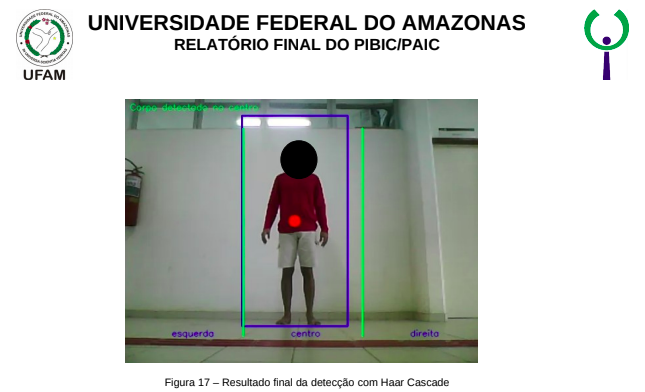
#> input picture pibic 2.png, 645 x 392 px, given in place of the camera
$ python visao.py
#> lines starting #> are read from the running program, lines starting #| are printed output that depends on the picture; after the words box and inside, x2 and y2 are one past the last pixel; in counts of white or black regions, pixels touching at a corner belong together
import cv2
import numpy as np
import imutils
import serial

flag_a = False;
flag_b = False;
flag_c = False;

comunicacao = serial.Serial('/dev/ttyACM0', 9600)
def escreve(imagem, texto, posixao_x, posixao_y, cor = (255, 0, 0)):
	fonte = cv2.FONT_HERSHEY_SIMPLEX
	cv2.putText(imagem, texto, (posixao_x, posixao_y), fonte, 0.5, cor, 0, cv2.LINE_AA)

# fim da funcao escreve

def detecta_por_cor(imagem, cor):

	global posicao_atual
	global posicao_anterior

	if cor == 'verde':
		limite_inferior = np.array([40, 100,  100])
		limite_superior = np.array([80, 255, 255])
	elif cor == 'azul':
		limite_inferior = np.array([100, 100, 100])
		limite_superior = np.array([140, 255, 255])
	elif cor == 'amarelo':
		limite_inferior = np.array([10, 100, 100])
		limite_superior = np.array([50, 255, 255])
	elif cor == 'vermelho':
		limite_inferior = np.array([160, 100, 100])
		limite_superior = np.array([200, 255, 255])

	imagem_hsv = cv2.cvtColor(imagem, cv2.COLOR_BGR2HSV)

	matiz, saturacao, valor = cv2.split(imagem_hsv)
	imagem_hsv = cv2.merge((matiz, saturacao, valor))

	imagem_segmentada = cv2.inRange(imagem_hsv, limite_inferior, limite_superior)

	elemento_estruturante = cv2.getStructuringElement(cv2.MORPH_ELLIPSE, (5,5))
	imagem_primeiro_tratamento = cv2.morphologyEx(imagem_segmentada, cv2.MORPH_OPEN, elemento_estruturante)
	imagem_segundo_tratamento = cv2.morphologyEx(imagem_primeiro_tratamento, cv2.MORPH_CLOSE, elemento_estruturante)


	modo  = cv2.RETR_TREE
	metodo = cv2.CHAIN_APPROX_SIMPLE

	contornos, hierarquia = cv2.findContours(imagem_segundo_tratamento, modo, metodo)

	if len(contornos) > 0:
		contorno = contornos[0]
		posicao_x, posicao_y, largura, altura = cv2.boundingRect(contorno)
		posicao_x = posicao_x - 20
		posicao_y = posicao_y - 20
		imagem = cv2.rectangle(imagem, (posicao_x, posicao_y), (posicao_x+largura+40, posicao_y+altura+40), (0,255,0), 3)
		(posicao_a, posicao_b), raio = cv2.minEnclosingCircle(contorno)
		centro = (int(posicao_a), int(posicao_b))
		imagem = cv2.circle(imagem, centro, 10, (0,0,255), -1)

		if posicao_a < 200:
			escreve(imagem, 'Objeto detectado na esquerda', 10, 20, cor=(0,255,0))
			global flag_a
			global flag_b
			global flag_c
			if flag_a == False:
				comunicacao.write(b'2')
				flag_a = True
				flag_b = False
				flag_c = False
		elif posicao_a > 200 and posicao_a < 400:
			escreve(imagem, 'Objeto detectado no centro', 10, 20, cor=(0,255,0))

			if flag_b == False:
				comunicacao.write(b'3')
				flag_b = True
				flag_a = False
				flag_c = False
		else:
			escreve(imagem, 'Objeto detectado na direita', 10, 20, cor=(0,255,0))

			if flag_c == False:
				comunicacao.write(b'1')
				flag_c = True
				flag_a = False
				flag_b = False


# fim da funcao detecta por cor

def captura():
	cap = cv2.VideoCapture(0)

	while(True):

		_, frame = cap.read()
#> frame is the input picture: shape (392, 645, 3); mean B, G, R 198.6, 202.6, 199.3
		imagem = imutils.resize(frame, width = 600)
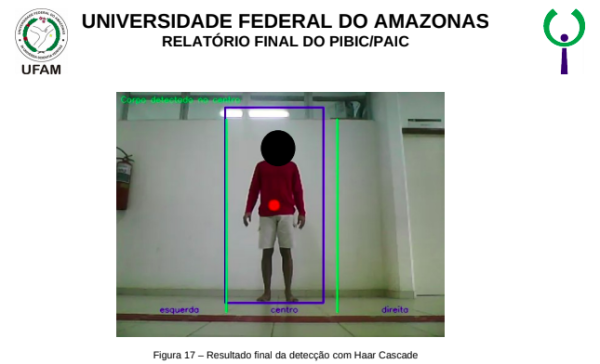
#> imagem: shape (364, 600, 3); mean B, G, R 198.6, 202.6, 199.3

		detecta_por_cor(imagem, 'verde')
#> in detecta_por_cor, `imagem_hsv = cv2.cvtColor(imagem, cv2.COLOR_BGR2HSV)`: imagem_hsv: shape (364, 600, 3); mean H, S, V 24.1, 19.3, 205
#> in detecta_por_cor, `matiz, saturacao, valor = cv2.split(imagem_hsv)`:
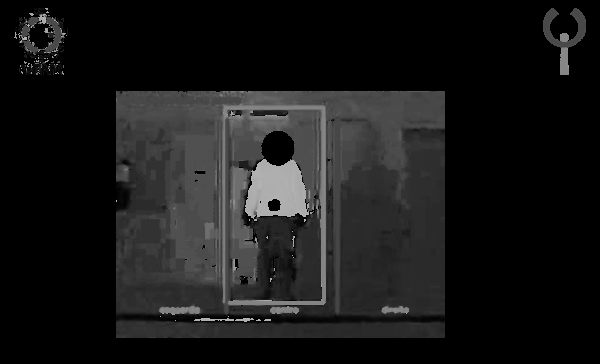
#> matiz: shape (364, 600); min 0, max 179, mean 24.1
#> in detecta_por_cor, `matiz, saturacao, valor = cv2.split(imagem_hsv)`:
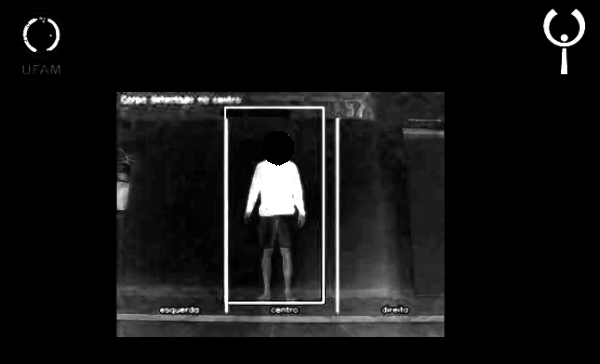
#> saturacao: shape (364, 600); min 0, max 255, mean 19.3
#> in detecta_por_cor, `matiz, saturacao, valor = cv2.split(imagem_hsv)`:
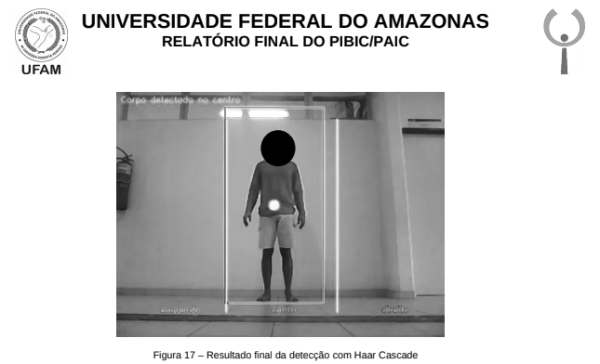
#> valor: shape (364, 600); min 0, max 255, mean 205
#> in detecta_por_cor, `imagem_segmentada = cv2.inRange(imagem_hsv, limite_inferior, limite_su..`:
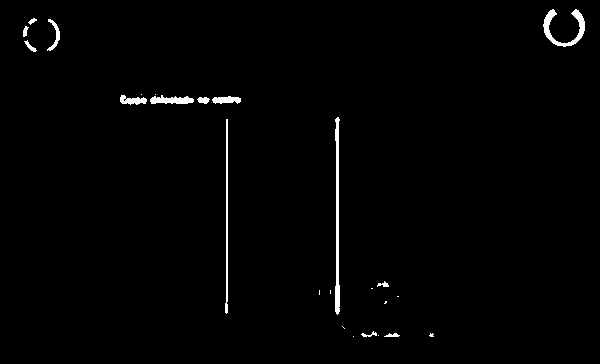
#> imagem_segmentada: shape (364, 600); 1.2% white; 25 white regions (11 under 20 px), largest, box (x1, y1, x2, y2) and area: (335, 117, 340, 315) 660, (543, 9, 585, 47) 502, (225, 119, 228, 314) 397
#> in detecta_por_cor, `imagem_primeiro_tratamento = cv2.morphologyEx(imagem_segmentada, cv2.M..`:
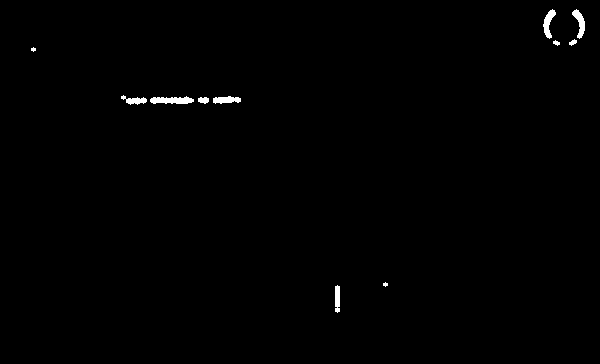
#> imagem_primeiro_tratamento: shape (364, 600); 0.55% white; 11 white regions (2 under 20 px), largest, box (x1, y1, x2, y2) and area: (150, 96, 194, 104) 256, (543, 9, 556, 39) 185, (572, 9, 585, 39) 183
#> in detecta_por_cor, `imagem_segundo_tratamento = cv2.morphologyEx(imagem_primeiro_tratament..`: imagem_segundo_tratamento: shape (364, 600); 0.57% white; 7 white regions (2 under 20 px)
#> in detecta_por_cor, `contornos, hierarquia = cv2.findContours(imagem_segundo_tratamento, mo..`: contornos = 7 contours, 3 with area under 20; largest, box (x1, y1, x2, y2) and area: (121, 95, 241, 105) 515, (569, 9, 585, 46) 182, (543, 9, 556, 39) 153, (335, 285, 340, 313) 102
#> in detecta_por_cor, `contorno = contornos[0]`: contorno = contour of 10 points, box (x1, y1, x2, y2) (335, 285, 340, 313), area 102
#> in detecta_por_cor, `posicao_x, posicao_y, largura, altura = cv2.boundingRect(contorno)`: posicao_x = 335; posicao_y = 285; largura = 5; altura = 28
#> in detecta_por_cor, `posicao_x = posicao_x - 20`: posicao_x = 315
#> in detecta_por_cor, `posicao_y = posicao_y - 20`: posicao_y = 265
#> in detecta_por_cor, `(posicao_a, posicao_b), raio = cv2.minEnclosingCircle(contorno)`: posicao_a = 337; posicao_b = 298.5; raio = 13.5
#> in detecta_por_cor, `centro = (int(posicao_a), int(posicao_b))`: centro = (337, 298)
#> in escreve, `cv2.putText(imagem, texto, (posixao_x, posixao_y), fonte, 0.5, cor, 0,..`:
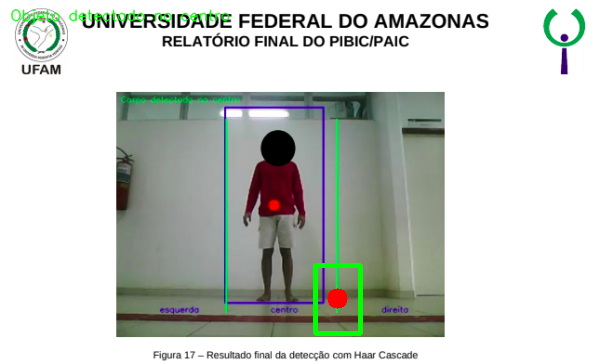
#> imagem: shape (364, 600, 3); mean B, G, R 197.5, 203.2, 198.5

		#cv2.imshow('Imagem Original', frame)
		cv2.imshow('Deteccao', imagem)

		k = cv2.waitKey(5) & 0xFF
#> (key Esc is pressed here)

		if k == 27:
			break

	cap.release()
	cv2.destroyAllWindows()

captura()

$ run again, on pibic01.png
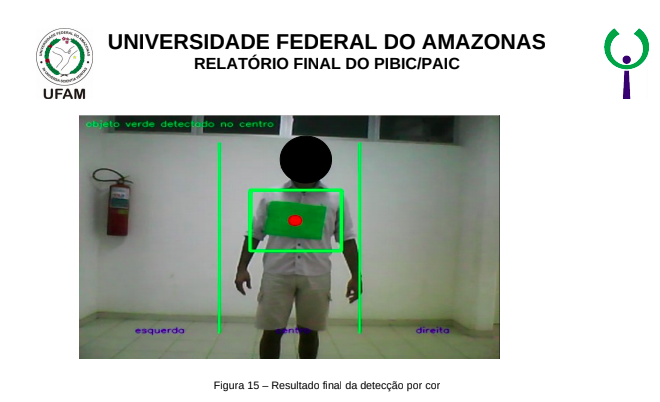
#> input picture pibic01.png, 660 x 402 px, given in place of the camera
#> in captura, frame is the input picture: shape (402, 660, 3); mean B, G, R 193.3, 200, 193.9
#> imagem_hsv: shape (365, 600, 3); mean H, S, V 22.7, 19.5, 200.6
#> in detecta_por_cor, `imagem_segmentada = cv2.inRange(imagem_hsv, limite_inferior, limite_su..`:
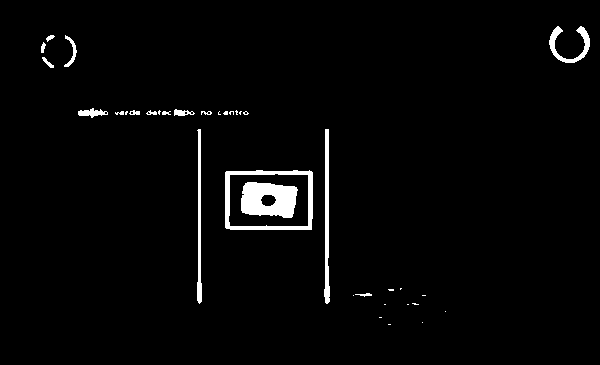
#> imagem_segmentada: shape (365, 600); 2.4% white; 36 white regions (19 under 20 px), largest, box (x1, y1, x2, y2) and area: (241, 182, 298, 218) 1571, (225, 170, 313, 230) 1200, (324, 129, 330, 304) 713
#> imagem_primeiro_tratamento: shape (365, 600); 1.4% white; 17 white regions (2 under 20 px), largest, box (x1, y1, x2, y2) and area: (241, 182, 297, 218) 1566, (306, 170, 313, 220) 248, (225, 171, 232, 217) 230
#> imagem_segundo_tratamento: shape (365, 600); 1.4% white; 16 white regions (2 under 20 px)
#> contornos = 17 contours, 3 with area under 20; largest, box (x1, y1, x2, y2) and area: (241, 182, 297, 218) 1617, (306, 170, 313, 220) 196, (225, 171, 232, 217) 180, (261, 194, 276, 207) 142, (577, 26, 590, 51) 126
#> contorno = contour of 14 points, box (x1, y1, x2, y2) (324, 285, 330, 303), area 70
#> in detecta_por_cor, `posicao_x, posicao_y, largura, altura = cv2.boundingRect(contorno)`: posicao_x = 324; posicao_y = 285; largura = 6; altura = 18
#> in detecta_por_cor, `posicao_x = posicao_x - 20`: posicao_x = 304
#> in detecta_por_cor, `posicao_y = posicao_y - 20`: posicao_y = 265
#> posicao_a = 327; posicao_b = 293.5; raio = 8.5
#> centro = (327, 293)
#> in escreve, `cv2.putText(imagem, texto, (posixao_x, posixao_y), fonte, 0.5, cor, 0,..`:
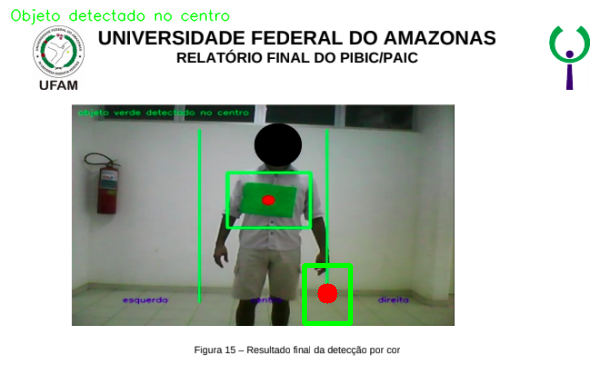
#> imagem: shape (365, 600, 3); mean B, G, R 192, 200.4, 192.9

$ run again, on pibic3.png
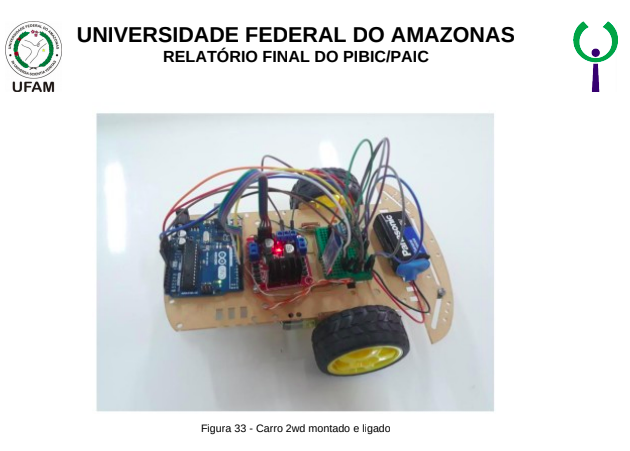
#> input picture pibic3.png, 630 x 451 px, given in place of the camera
#> in captura, frame is the input picture: shape (451, 630, 3); mean B, G, R 215.9, 215.9, 214.9
#> imagem_hsv: shape (429, 600, 3); mean H, S, V 37.1, 16.8, 220.2
#> in detecta_por_cor, `imagem_segmentada = cv2.inRange(imagem_hsv, limite_inferior, limite_su..`:
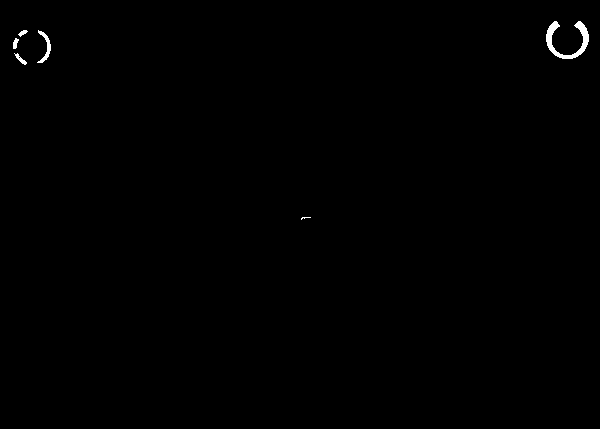
#> imagem_segmentada: shape (429, 600); 0.32% white; 6 white regions (1 under 20 px), largest, box (x1, y1, x2, y2) and area: (546, 21, 589, 59) 532, (37, 30, 51, 63) 144, (14, 53, 27, 65) 53, (13, 38, 19, 49) 43, (18, 30, 28, 37) 35
#> imagem_primeiro_tratamento: shape (429, 600); 0.2% white; 4 white regions (1 under 20 px), largest, box (x1, y1, x2, y2) and area: (570, 21, 589, 59) 255, (546, 21, 559, 52) 192, (554, 51, 565, 59) 46
#> imagem_segundo_tratamento: shape (429, 600); 0.2% white; 3 white regions (1 under 20 px)
#> contornos = 3 contours, 1 with area under 20; largest, box (x1, y1, x2, y2) and area: (570, 21, 589, 59) 212, (546, 21, 565, 59) 197
#> contorno = contour of 10 points, box (x1, y1, x2, y2) (21, 30, 26, 35), area 10
#> in detecta_por_cor, `posicao_x, posicao_y, largura, altura = cv2.boundingRect(contorno)`: posicao_x = 21; posicao_y = 30; largura = 5
#> in detecta_por_cor, `posicao_x = posicao_x - 20`: posicao_x = 1
#> in detecta_por_cor, `posicao_y = posicao_y - 20`: posicao_y = 10
#> posicao_a = 23; posicao_b = 32; raio = 2.24
#> centro = (23, 32)
#> in escreve, `cv2.putText(imagem, texto, (posixao_x, posixao_y), fonte, 0.5, cor, 0,..`:
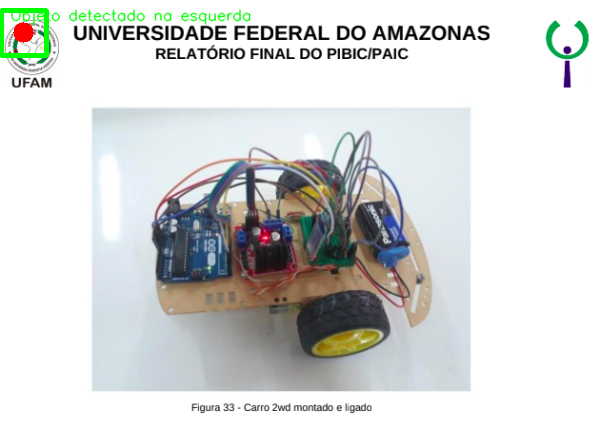
#> imagem: shape (429, 600, 3); mean B, G, R 214.3, 215.8, 213.6
